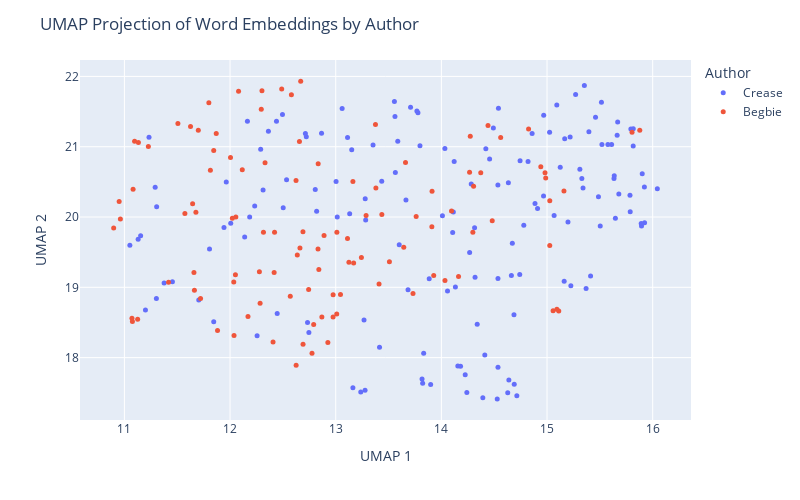

Notebook source saved alongside this figure:
### Code cell
# plot using plotly to further explore
import plotly.express as px
import textwrap

def wrap_text(text, width=60):
    return '<br>'.join(textwrap.wrap(text, width=width))

umap_df = pd.DataFrame(proj, columns=['UMAP 1', 'UMAP 2'])
umap_df['Author'] = labels
umap_df['Text'] = [snip for auth in judge_snippets for snip in judge_snippets[auth]]
umap_df['Text'] = umap_df['Text'].apply(lambda t: wrap_text(t, width=50))

fig = px.scatter(umap_df, x='UMAP 1', y='UMAP 2', 
                 color='Author', hover_data=['Text'], 
                 width=800, height=500 )
fig.update_traces(marker=dict(size=5))
fig.update_layout(title='UMAP Projection of Word Embeddings by Author')
fig.show()

fig.write_html("umap_projection.html")

### Figure 1 — Plotly figure (JSON) as saved in the notebook; plotly's stock layout.template omitted (floating-point values rounded to 4 significant figures; data arrays with more than 128 entries replaced by an {"elided": "..."} marker saying what was removed)
{"data": [{"customdata": {"elided": "151x1 str values"}, "hovertemplate": "Author=Crease<br>UMAP 1=%{x}<br>UMAP 2=%{y}<br>Text=%{customdata[0]}<extra></extra>", "legendgroup": "Crease", "marker": {"color": "#636efa", "size": 5, "symbol": "circle"}, "mode": "markers", "name": "Crease", "orientation": "v", "showlegend": true, "type": "scatter", "x": {"elided": "151 float values"}, "xaxis": "x", "y": {"elided": "151 float values"}, "yaxis": "y"}, {"customdata": [["(5) If it appears that a tax is not bona fide<br>within the purpose provided for, but is imposed<br>with the real purpose of discriminating against a<br>class, it is not within the justification of the<br>enabling statute, and, on the facts, the tax in<br>question was intended not for the purpose of<br>raising a revenue, but as a restriction on the<br>Chinese."], ["Indeed if no restriction whatever be placed on the<br>word \" other\" in that section; if the Provincial<br>Legislature can insist upon imposing licenses upon<br>everything and upon every act of life, and tax<br>each licensee at any moment they please, there<br>would be a very simple way of excluding every<br>Chinaman from the Province, by imposing a<br>universal tax, not limited to any nationality, of<br>one or two thousand dollars per annum for a<br>license to Judgment."], ["No Chinaman will shave the back of his head; no<br>true moujik will shave his chin."], ["I rather think that the auctioneers would<br>repudiate this alleged similarity of their<br>occupation to that of a Chinese washerman."], ["assing Chinamen, supposed to be the only persons<br>carrying on this industry."], ["If the object of the Provincial Statute be as<br>alleged, viz., Feb. 3.  to subject Chinamen to<br>exceptional disadvantages it is clearly<br>unconstitutional."], ["G. to the report of the recent Chinese Conmission,<br>p. 379, and by Mr. Justice CREASE in Wing Chong's<br>case, 1 B.C.R."], ["Justices FIELD, HOFFMAN, SAWYER and DEADY and<br>other Judges whom they cite, all confirm this,<br>that a State, or Provincial law imposing special<br>disabilities or unequal burdens on Chinamen is<br>unconstitutional and void."], ["Statutes were by their title and preamble<br>expressly aimed at Chinamen by name; that this<br>distinction also renders inapplicable all the<br>United States' cases cited; that this enactment is<br>quite general extending to all laundries without<br>exception and we must not look beyond the words of<br>the enactment to enquire what its object was; that<br>there is in fact one laundry in Victoria not<br>conducted by Chinamen on which the tax will fall<br>with equal force so that it is impossible to say<br>that Chinamen are hereby exclusively selected for<br>taxation; the circumstance that they are chiefly<br>affected being a mere coincidence; that the bylaw<br>only imposes $100.00 per annum, keeping far within<br>the limit of $150.00 permitted by the Statute;<br>that the tax clearly is calculated to procuring<br>additional Municipal revenue and that no other<br>object is hinted at."], ["I, for my part, cannot arrive at any other<br>conclusion than that it is specially directed<br>against Chinamen because they are Chinamen and for<br>no other Judgment."], ["The appellants' contention that the clause is<br>merely intended to hamper or expel Chinamen is<br>much strengthened by considering the amount of the<br>tax sanctioned, which is $150.00 per annum,<br>whereas the limit sanctioned by the Legislature in<br>the case of any retail shop, however extensive or<br>lucrative its business, is only $10.00 per annum."], ["The test is whether on the whole statute the<br>Legislature can fairly be held to have said : \"Let<br>us impose a tax in order to raise a revenue,<br>though perhaps it may fall on Chinamen,\" or \" let<br>us impose this tax in order to fall on Chinamen,<br>though perhaps it will raise no revenue.\""], ["When we find (1st) no other description of labour<br>taxed at all ; (2nd) this description of labour<br>practically quite abandoned to Chinamen alone ;<br>(3rd) this description of labour taxed at fifteen<br>times the rate permitted to be levied on any<br>retail shop ; (4th) that a preliminary Provincial<br>Act has declared Chinamen incapable of the<br>franchise which they formerly exercised."], ["I cannot doubt but that the tax is directed<br>against Chinamen, as such."], ["It is not competent to the Provincial Legislature,<br>or to a municipality, to deprive, generally,<br>particular nationalities or individuals of the<br>capacity to take out municipal trade licenses ; e.<br>g., a Chinaman has a right to apply for a<br>pawnbroker's license."], ["Application for a mandamus to the Corporation of<br>the City of Victoria to compel the renewal to the<br>prosecutors (Chinamen) of a pawnbroker's license."], ["It is alleged by the prosecution, and not denied,<br>that the Council have in fact ordered the<br>Collector to issue no pawnbroking license to any<br>Chinaman."], ["In the French colony of Cayenne, the Town Council<br>recently handicapped the superior capacities of<br>the Chinaman by imposing on merchants of that<br>empire an extra tax of $300 per annum, deeming it<br>also expedient to handicap English and German<br>traders by a surtax of $200 on them."], ["Chinamen in British Columbia appear to follow any<br>description of industry which may appear useful,<br>i.e., in which they can obtain employment or earn<br>their livelihood."], ["The menial businesses of washing and of splitting<br>and Chinese washer sawing stovewood are almost<br>entirely engrossed by Chinamen."], ["Every Chinaman in British Columbia has the air of<br>having worked, and of being ready to work, with<br>his hands, except a few who practice as medical<br>men and the leading commercial men."], ["Chinamen do not much trouble the hospitals."], ["I never heard of Chinamen becoming a burden on the<br>private charity of the whites."], ["I have an indistinct remembrance of having been<br>once asked to contribute to the cost of removing a<br>disabled Chinaman; I am not sure."], ["Industry, economy, sobriety, and law-abidingness<br>are exactly the four prominent qualities of<br>Chinamen as asserted both by their advocates and<br>their adversaries."], ["Lazy, drunken, extravagant, and turbulent: this<br>is, by the voices of their friends and foes,<br>exactly what a Chinaman is not."], ["If Chinamen would only be less industrious and<br>economical, if they would but occasionally get<br>drunk, they would no longer be the formidable<br>competitors with the white man which they prove to<br>be in the labor market; there would be no longer a<br>cry for their suppression."], ["But these qualities meet with no competition here;<br>and the Chinaman sees no person to take his place<br>were he to abdicate it."], ["I have heard an individual Chinaman stigmatized as<br>\"lazy ;\" but the fact was he conceived himself<br>insulted, and was sulking."], ["I cannot recall to memory that I ever saw or heard<br>of a Chinaman being drunk."], ["There is scarcely an epithet so removed from the<br>notion of a Chinaman as \"turbulent,\" though of<br>course they may be provoked to resist violence."], ["employment as domestics, their large brotherhoods,<br>necessarily impenetrably secret to the whites, and<br>the unguarded condition of our houses, the<br>pilfering by Chinamen servants is really quite<br>inconsiderable."], ["I believe that two of the white servants I have<br>had have pilfered more from me  than any twenty<br>Chinamen in Victoria ever stole from their<br>employers..  5."], ["I do not think that the feeling of the whites<br>against Chinamen has much changed; but I do not<br>recollect anything that can be called \"agitation \"<br>against them until Confederation."], ["This dislike, which otherwise might lie dormant or<br>inert, is certainly mutual; it is manifested in<br>China, we are- told, more extensively and<br>stringently than here, and without any impulse<br>there from direct competition for bread."], ["Europeans at Canton or Shanghai are not safe<br>beyond their allotted cantonments, any more than a<br>Chinaman would have been on Williams Creek twenty<br>years ago."], ["The Chinaman is in every respect the reverse of an<br>European, except that he is a man."], ["The Roumanian finds himself in company with a<br>large number of people of alien race, of feelings,<br>traditions and religion quite different from his-<br>people who do not own the same ties of fatherland<br>as he, who do not intermarry with him or his<br>kindred, and whose domestic institutions are<br>unknown and perhaps unintelligible to him."], ["Accordingly, before the close of the First<br>Parliament after Confederation, Chinamen were<br>deprived of the right of franchise, which they had<br>previously enjoyed."], ["This was on the ostensible ground that all<br>Chinamen were actuated merely by direct money<br>considerations."], ["The same distinguished writer whom I have already<br>quoted on the Judenhetze, observes, in speaking of<br>the rival programmes in the existing presidential<br>campaign in the United States: \"The Irish vote or<br>the republican working man cannot be wooed<br>successfully without attacks on the bloated<br>capitalist, on English tyranny or treachery, or on<br>the unfortunate immigrants from China.” Mutato<br>nomine."], ["There are several matters alleged against<br>Chinamen: One is the extraordinarily small space<br>into which a cluster of them will retire for rest."], ["But I have seen in a good-sized house, where there<br>was plenty of cubic space, and where each person<br>might have had a separate bunk, five or six<br>Chinamen, not lodgers but owners, sleeping in a<br>heap as above described."], ["It is common to attribute to Chinamen generally,<br>that they are infested with disgusting diseases --<br>e. g., leprosy."], ["When an orator talks of Chinese lepers, it is<br>exactly the same unmeaning abuse as when a Canton<br>periodical holds out to popular indignation the<br>foreign \"red devils.\""], ["There is no leprosy or diabolism in the case;<br>though of course a Chinaman, like any other man,<br>may be a leper."], ["The orator merely wishes to impress his audience<br>with the belief that 'he strongly objects to<br>Chinamen."], ["A Chinaman was once pointed out to me who was<br>alleged to be a leper."], ["That was the only case of skin disease I remember<br>to have noticed or heard of among Chinamen."], ["These certainly were not contracted from Chinamen."], ["The Chinese, and I believe other Asiatic nations,<br>use opium extensively."], ["The enormous consumption which this implies does<br>not appear to prevent Chinamen from being the most<br>prolific race, the most indefatigable laborers,<br>and the keenest traders in the world."], ["If any Chinamen here abuse the drug by over-<br>indulgence, they must hide themselves, or at all<br>events they have entirely escaped my observation."], ["If their example persuades any white people to<br>similar over-indulgence, of which I am equally<br>ignorant, these must be a very degraded class-<br>weaker and more degraded than the Chinaman whose<br>expulsion is demanded."], ["Opium, as generally used here, is probably as<br>harmless as tobacco, which is also extensively<br>used in British Columbia by Chinamen."], ["All the evils arising from opium in British<br>Columbia in a year do not, probably, equal the<br>damage, trouble and expense occasioned to<br>individuals and to the state by whiskey in a<br>single month, or perhaps in some single night, As<br>already observed, I do not remember ever to have<br>seen a drunken Chinaman; and the argument against<br>Chinamen founded on opium appears to be analogous<br>to the comparison of the mote and the beam."], ["It is alleged that not only the aggregation of<br>Chinamen in their dwellings is a source of danger<br>to the public health, but that their habits are<br>filthy."], ["There are of course dirty Chinamen."], ["Any family in British Columbia will, at once,<br>without any enquiry as to his cleanliness, admit<br>the first Chinaman who offers as a cook-where a<br>cook is wanted; and really it may be said that no<br>washing is given out to people of any other<br>nation."], ["Whether the presence of Chinamen is any longer<br>desirable in British Colombia, is to a certain<br>extent a matter of opinion."], ["That Chinamen are very large till within a year,<br>mainly, employed in all the laborious parts of our<br>coal mines ; 2nd."], ["I do not see how people would get on here at all<br>without Chinamen."], ["If Chinamen were expelled, employers of labor<br>would probably have to leave the province; and<br>when they were gone, where would the employed be?"], ["There are supposed to be in California more than<br>120,000 Chinamen."], ["It is probable that in that state, as in British<br>Columbia, a good deal more than half the manual<br>labor is performed by Chinamen."], ["Within a radius of two miles there are at this<br>time no less than 500 Chinamen engaged in<br>gathering the hop crop."], ["For a field of twenty-five or thirty acres about<br>100 Chinamen are employed."], ["The Chinamen work by contract, and they rush from<br>morning till night, seeming never to tire."], ["As soon as a box is filled a loud yell informs the<br>foreman, who brings a sack, into which the box is<br>emptied, and the Chinamen are given a check."], ["Two Chinamen can pick from two to three boxes in a<br>day, and as they receive $1.50 per box it will be<br>seen that they are earning white men's wages."], ["Last year they only received $1.25, but help at<br>this time is scarce and the China bosses had only<br>to demand the raise and get it."], ["Now the only paying industries here are the<br>canneries and shoe factories, in both of which the<br>labor is almost exclusively Chinese."], ["Owing to a very great superiority in the mineral,<br>the coal mines have paid largely, notwithstanding<br>the rates of white miners wages, unequalled<br>elsewhere; but the coal mines have hitherto<br>largely employed Chinamen also."], ["After all that I have said about Chinamen, I can<br>lay no more claim to consistency than anybody else<br>in British Columbia."], ["I have always asserted their good qualities; but I<br>have never in twenty-six years had a Chinaman in<br>my house, an expensive whim that nobody else has<br>indulged in."], ["Still, I have had my opportunities of seeing and<br>hearing, for in all that time, I do not think I<br>ever knew a family that did not employ at least<br>one Chinaman."], ["The combination which it is intended to suggest<br>would be, I suppose, that the legislature should<br>forbid such arrivals of Chinamen, and that the<br>white population should \" boycott \" those<br>remaining here; or else that the legislature<br>should decree their expulsion."], ["The normal rates of wages are five shillings for<br>Chinamen, and in Victoria eight shillings for<br>white men."], ["I cannot believe that it has; on the contrary, as<br>the presence of Chinamen has enabled some small<br>capital to be accumulated, they must have<br>augmented the wages fund in the province: i. e.,<br>the loose capital seeking to increase itself by<br>the employment of reproductive labor."], ["I do not believe that any single European in the<br>province would employ a Chinaman about any<br>undertaking if he could procure an European,<br>irrespective of wages, unless, of course, the<br>European demanded wages which precluded all profit<br>on the undertaking."], ["Chinamen are employed not so much because their<br>normal money tariff is lower than the whites and<br>yet not much lower; many Chinamen get $30, and<br>some even $35 and $40, per month-as because they<br>are, as a rule, more sober, steady, docile and<br>industrious."], ["With very few exceptions, indeed, I never met a<br>Chinaman whom I could understand, beyond the<br>commonest wants, or by whom I could feel any<br>certainty that I was understood, even for an<br>ordinary message."], ["Yet I have often feared that I should be compelled<br>to fall into the universal practice and take<br>Chinese servants into my house-which I have never<br>yet done."], ["I have never personally observed any effect by the<br>Chinese upon the morals of the white people."], ["The latter have occasionally been induced by race-<br>prejudice to indulge in acts of violence ; but it<br>would be too much to say from thence that the<br>Chinaman had corrupted his cowardly assailants."], ["One Chinaman, last year, pleaded guilty to an<br>indictment for indecent assault on two girls of<br>ten or eleven and twelve or thirteen years."], ["However that is the only case I remember in which<br>it could be alleged that a Chinaman had had any<br>evil effect upon the morals of the whites, a<br>matter upon which they can have but very little<br>influence, either for good or evil."], ["Whites who have evil communications with Chinese<br>must themselves be lamentably depraved beforehand;<br>and so, I should be disposed to say, immoral<br>Chinese are not only not more injurious, but they<br>are quite innocuous to the morals of the whites,<br>in comparison with white people of similar or<br>allied habits."], ["I have seen unmistakable prostitutes in the<br>Chinese quarter of Victoria."], ["Drunken whites, I am sorry to say, are often to be<br>seen in Victoria, by night or by day; but I do not<br>remember ever to have seen a Chinaman under the<br>influence of liquor."], ["Debauched whites sometimes frequent, I believe,<br>Chinese brothels, as they do Indian brothels."], ["I don't think serious breaches of the peace are<br>proportionately more frequent in Chinese brothels<br>than in those kept by white women."], ["Indian brothels breed the most disturbances; and<br>they are close to the Chinese quarter."], ["I have omitted to state that Chinamen here are<br>generally divided into two tribes, or clans-there<br>may be more, but I have often had my attention<br>drawn to these two-viz ."], ["When a breach of the peace occurs among Chinamen,<br>the culprits are generally Canton versus Hong<br>Kong; and when these come into court, either in<br>criminal or civil cases, it is common to allow<br>each side to have an interpreter; as well to watch<br>that the evidence is truly interpreted as also to<br>explain it to their respective clients."], ["Owing partly to this, and partly also to their<br>unintelligibility to whites, and vice versa, it is<br>usual when twenty or thirty hands are engaged, e.<br>g., at a cannery, not to make the contract with<br>each workman separately, but with some one<br>Chinaman who has learned some English, leaving him<br>to sub-contract with the men; and he being the<br>sole medium of communication between them and the<br>owner of the cannery, this arrangement, though<br>unavoidable, necessarily leaves the men a good<br>deal at the mercy of this foreman."], ["Sometimes this takes place on a much larger scale,<br>and a Chinese merchant here will contract for a<br>whole cargo of Chinamen, fresh from China, whom he<br>engages to provide with employment, and then<br>drafts them out to different employers here, for<br>roads, canneries, etc."], ["A miner who feels no shame in purchasing the<br>possession of a female for a single night for $20,<br>is scandalized when a Chinaman pays $500 for the<br>possession of a female for six months, or until<br>they disagree."], ["No disgust is felt by Europeans when parents make<br>it a sine qua non on consenting to their<br>daughters' marriage that the husband shall settle<br>ten or twenty thousand dollars upon her; but it is<br>infamous if a Chinaman purchases the consent of<br>parents or guardians for one thousand dollars."], ["The woman is a slave sold into prostitution, but<br>the Chinese themselves look upon it in a different<br>light."], ["There was a case not long ago in court, before<br>myself, on habeas corpus: A Chinese girl was<br>contracted to marry a man who had offered the<br>guardians five hundred dollars."], ["I apprehend much of what is said about Chinese<br>slavery and prostitution proceeds from imperfect<br>consideration of the difference between Christian<br>and non-Christian marriage; but I only guess this,<br>I know scarcely anything about it."], ["Another ground on which I have heard it asserted<br>that slavery is general among Chinamen here, is<br>rather, I suspect, a proof of their freedom, or<br>would be so accepted among whites."], ["I have no doubt but that compulsion is put on all<br>Chinamen, so that it is very difficult for them to<br>obtain work, if they remain outside this<br>organization."], ["It is yet further urged against the Chinese, as<br>showing their unfitness to dwell in the land, that<br>they show no respect to our laws, nor to our<br>appointed courts, but refer their differences to<br>private tribunals of their own, whose behests are<br>carried out, irrespective of their conformity with<br>our laws and are never disputed in our courts."], ["The Chinese, like most other nations with any<br>pretence to civilization, have some methods for<br>referring private disputes to arbitrators chosen<br>by the parties themselves."], ["That the awards of Chinese arbitrators are always<br>accepted without demur (if the fact be as alleged)<br>would surely be a strong evidence of the equity of<br>the award, and the good sense of the parties in<br>difference; for it is utterly untrue that Chinamen<br>ignore our courts, or treat them with any want of<br>respect."], ["Any questions as to their labor associations,<br>their clans, their marriage laws, their<br>immigration contracts, would, I fear, be in<br>general met with suspicion and answered with<br>reluctance."], ["the nature and results of trades-unions at home,<br>after every enquiry possible; how much more<br>difficult would it be to arrive at facts here,<br>where they must necessarily be shrouded behind the<br>impenetrable and irresponsible screen of a Chinese<br>interpreter?"]], "hovertemplate": "Author=Begbie<br>UMAP 1=%{x}<br>UMAP 2=%{y}<br>Text=%{customdata[0]}<extra></extra>", "legendgroup": "Begbie", "marker": {"color": "#EF553B", "size": 5, "symbol": "circle"}, "mode": "markers", "name": "Begbie", "orientation": "v", "showlegend": true, "type": "scatter", "x": [14.98, 14.99, 13.05, 11.68, 11.81, 15.8, 14.83, 15.88, 15.16, 14.48, 14.94, 14.3, 14.44, 14.3, 15.06, 15.11, 15.09, 14.27, 11.65, 11.08, 12.33, 11.08, 12.17, 13.01, 12.42, 12.64, 11.85, 12.62, 12.98, 12.69, 13.11, 12.83, 12.87, 12.42, 13.66, 12.57, 13.51, 12.02, 14.56, 13.44, 13.38, 12.0, 12.3, 12.32, 13.01, 13.12, 12.83, 12.98, 12.63, 11.07, 11.66, 12.12, 13.91, 12.05, 10.9, 13.41, 15.03, 11.13, 12.58, 11.57, 11.63, 12.04, 14.27, 11.23, 10.96, 11.13, 11.1, 12.3, 12.08, 11.8, 12.05, 10.95, 11.87, 12.28, 12.74, 12.79, 14.37, 11.51, 13.38, 12.66, 11.7, 12.93, 12.84, 12.04, 13.29, 13.73, 12.41, 12.69, 11.88, 12.78, 11.72, 11.66, 11.42, 12.66, 13.93, 12.67, 12.49, 13.76, 13.91, 13.24, 14.03, 12.89, 13.17, 12.28, 15.03, 14.16, 14.1, 13.64, 13.16], "xaxis": "x", "y": [20.63, 20.56, 18.9, 20.07, 20.66, 21.21, 21.25, 21.24, 20.37, 19.95, 20.71, 20.44, 21.3, 19.78, 18.67, 18.66, 18.69, 21.15, 20.19, 20.39, 20.77, 18.51, 18.59, 18.62, 19.78, 19.46, 20.95, 20.52, 18.9, 18.19, 19.7, 20.76, 18.58, 19.21, 20.78, 18.87, 19.36, 19.98, 21.13, 20.03, 20.41, 20.85, 21.8, 19.78, 19.78, 19.36, 19.54, 18.58, 17.89, 18.56, 18.96, 20.67, 20.37, 20.0, 19.84, 19.05, 19.59, 18.55, 21.74, 20.05, 21.29, 19.08, 20.64, 21.0, 19.97, 21.06, 21.08, 21.53, 21.79, 21.63, 19.18, 20.22, 21.19, 18.78, 18.97, 18.47, 20.63, 21.33, 21.31, 21.07, 21.23, 18.21, 19.25, 18.31, 20.02, 18.91, 18.22, 19.79, 18.39, 18.06, 18.84, 19.21, 19.07, 19.56, 19.17, 21.93, 21.82, 20.01, 19.86, 19.43, 19.1, 19.74, 19.35, 19.22, 20.23, 19.15, 20.09, 19.57, 20.51], "yaxis": "y"}], "layout": {"height": 500, "legend": {"title": {"text": "Author"}, "tracegroupgap": 0}, "margin": {"t": 60}, "title": {"text": "UMAP Projection of Word Embeddings by Author"}, "width": 800, "xaxis": {"anchor": "y", "domain": [0, 1], "title": {"text": "UMAP 1"}}, "yaxis": {"anchor": "x", "domain": [0, 1], "title": {"text": "UMAP 2"}}}}
